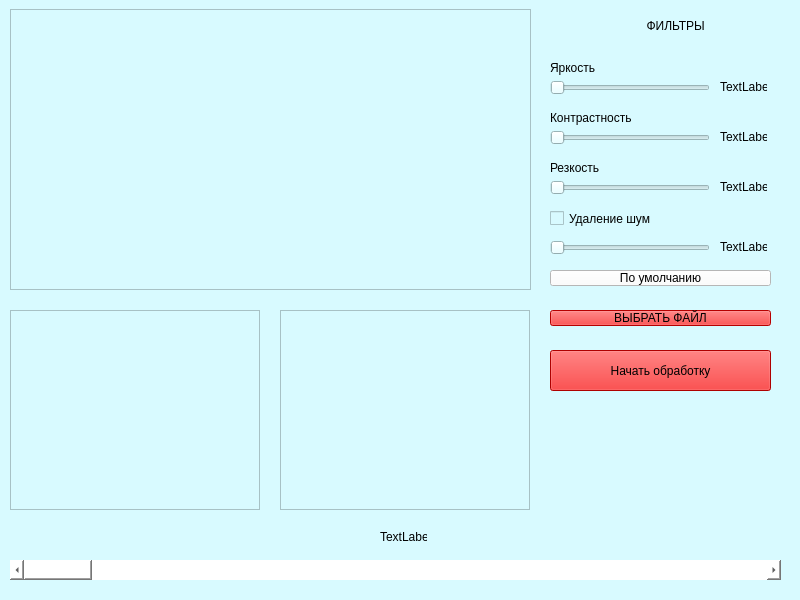
<?xml version="1.0" encoding="UTF-8"?>
<ui version="4.0">
 <class>Video_Processor</class>
 <widget class="QMainWindow" name="Video_Processor">
  <property name="geometry">
   <rect>
    <x>0</x>
    <y>0</y>
    <width>800</width>
    <height>600</height>
   </rect>
  </property>
  <property name="windowTitle">
   <string>MainWindow</string>
  </property>
  <property name="styleSheet">
   <string notr="true">background-color: rgb(114, 156, 153);
background-color: rgb(255, 255, 255);
background-color: rgb(228, 253, 255);
background-color: rgb(255, 255, 255);
background-color: rgb(216, 250, 255);</string>
  </property>
  <widget class="QWidget" name="centralwidget">
   <widget class="QFrame" name="frame">
    <property name="geometry">
     <rect>
      <x>10</x>
      <y>9</y>
      <width>521</width>
      <height>281</height>
     </rect>
    </property>
    <property name="frameShape">
     <enum>QFrame::StyledPanel</enum>
    </property>
    <property name="frameShadow">
     <enum>QFrame::Raised</enum>
    </property>
   </widget>
   <widget class="QFrame" name="mask">
    <property name="enabled">
     <bool>true</bool>
    </property>
    <property name="geometry">
     <rect>
      <x>10</x>
      <y>310</y>
      <width>250</width>
      <height>200</height>
     </rect>
    </property>
    <property name="frameShape">
     <enum>QFrame::StyledPanel</enum>
    </property>
    <property name="frameShadow">
     <enum>QFrame::Raised</enum>
    </property>
   </widget>
   <widget class="QScrollBar" name="video_scroll">
    <property name="geometry">
     <rect>
      <x>10</x>
      <y>560</y>
      <width>771</width>
      <height>20</height>
     </rect>
    </property>
    <property name="styleSheet">
     <string notr="true">background-color: rgb(255, 255, 255);</string>
    </property>
    <property name="orientation">
     <enum>Qt::Horizontal</enum>
    </property>
   </widget>
   <widget class="QSlider" name="brt_slide">
    <property name="geometry">
     <rect>
      <x>550</x>
      <y>80</y>
      <width>160</width>
      <height>16</height>
     </rect>
    </property>
    <property name="orientation">
     <enum>Qt::Horizontal</enum>
    </property>
   </widget>
   <widget class="QSlider" name="cntr_slide">
    <property name="geometry">
     <rect>
      <x>550</x>
      <y>130</y>
      <width>160</width>
      <height>16</height>
     </rect>
    </property>
    <property name="orientation">
     <enum>Qt::Horizontal</enum>
    </property>
   </widget>
   <widget class="QSlider" name="shrrp_slide">
    <property name="geometry">
     <rect>
      <x>550</x>
      <y>180</y>
      <width>160</width>
      <height>16</height>
     </rect>
    </property>
    <property name="orientation">
     <enum>Qt::Horizontal</enum>
    </property>
   </widget>
   <widget class="QFrame" name="graph">
    <property name="enabled">
     <bool>true</bool>
    </property>
    <property name="geometry">
     <rect>
      <x>280</x>
      <y>310</y>
      <width>250</width>
      <height>200</height>
     </rect>
    </property>
    <property name="styleSheet">
     <string notr="true">border-color: rgb(0, 0, 0);
border-color: rgb(255, 255, 127);
border-color: rgb(255, 255, 255);</string>
    </property>
    <property name="frameShape">
     <enum>QFrame::StyledPanel</enum>
    </property>
    <property name="frameShadow">
     <enum>QFrame::Raised</enum>
    </property>
   </widget>
   <widget class="QPushButton" name="start">
    <property name="geometry">
     <rect>
      <x>550</x>
      <y>350</y>
      <width>221</width>
      <height>41</height>
     </rect>
    </property>
    <property name="styleSheet">
     <string notr="true">background-color: rgb(255, 255, 255);
alternate-background-color: rgb(0, 255, 0);
background-color: rgb(244, 0, 0);</string>
    </property>
    <property name="text">
     <string>Начать обработку</string>
    </property>
   </widget>
   <widget class="QLabel" name="brightness">
    <property name="geometry">
     <rect>
      <x>720</x>
      <y>80</y>
      <width>47</width>
      <height>13</height>
     </rect>
    </property>
    <property name="text">
     <string>TextLabel</string>
    </property>
   </widget>
   <widget class="QLabel" name="contrast">
    <property name="geometry">
     <rect>
      <x>720</x>
      <y>130</y>
      <width>47</width>
      <height>13</height>
     </rect>
    </property>
    <property name="text">
     <string>TextLabel</string>
    </property>
   </widget>
   <widget class="QLabel" name="sharpness">
    <property name="geometry">
     <rect>
      <x>720</x>
      <y>180</y>
      <width>47</width>
      <height>13</height>
     </rect>
    </property>
    <property name="text">
     <string>TextLabel</string>
    </property>
   </widget>
   <widget class="QLabel" name="label_6">
    <property name="geometry">
     <rect>
      <x>550</x>
      <y>60</y>
      <width>101</width>
      <height>16</height>
     </rect>
    </property>
    <property name="text">
     <string>Яркость</string>
    </property>
   </widget>
   <widget class="QLabel" name="label_7">
    <property name="geometry">
     <rect>
      <x>550</x>
      <y>110</y>
      <width>101</width>
      <height>16</height>
     </rect>
    </property>
    <property name="text">
     <string>Контрастность</string>
    </property>
   </widget>
   <widget class="QLabel" name="label_8">
    <property name="geometry">
     <rect>
      <x>550</x>
      <y>160</y>
      <width>101</width>
      <height>16</height>
     </rect>
    </property>
    <property name="text">
     <string>Резкость</string>
    </property>
   </widget>
   <widget class="QCheckBox" name="noise_check">
    <property name="geometry">
     <rect>
      <x>550</x>
      <y>210</y>
      <width>101</width>
      <height>17</height>
     </rect>
    </property>
    <property name="text">
     <string>Удаление шума</string>
    </property>
   </widget>
   <widget class="QSlider" name="noise_slide">
    <property name="geometry">
     <rect>
      <x>550</x>
      <y>240</y>
      <width>160</width>
      <height>16</height>
     </rect>
    </property>
    <property name="styleSheet">
     <string notr="true">alternate-background-color: rgb(199, 199, 199);</string>
    </property>
    <property name="orientation">
     <enum>Qt::Horizontal</enum>
    </property>
   </widget>
   <widget class="QLabel" name="noise">
    <property name="geometry">
     <rect>
      <x>720</x>
      <y>240</y>
      <width>47</width>
      <height>13</height>
     </rect>
    </property>
    <property name="text">
     <string>TextLabel</string>
    </property>
   </widget>
   <widget class="QPushButton" name="default_btn">
    <property name="geometry">
     <rect>
      <x>550</x>
      <y>270</y>
      <width>221</width>
      <height>16</height>
     </rect>
    </property>
    <property name="styleSheet">
     <string notr="true">background-color: rgb(255, 255, 255);</string>
    </property>
    <property name="text">
     <string>По умолчанию</string>
    </property>
   </widget>
   <widget class="QPushButton" name="file">
    <property name="geometry">
     <rect>
      <x>550</x>
      <y>310</y>
      <width>221</width>
      <height>16</height>
     </rect>
    </property>
    <property name="styleSheet">
     <string notr="true">background-color: rgb(255, 255, 255);
alternate-background-color: rgb(0, 255, 0);
background-color: rgb(255, 0, 0);</string>
    </property>
    <property name="text">
     <string>ВЫБРАТЬ ФАЙЛ</string>
    </property>
   </widget>
   <widget class="QLabel" name="label_4">
    <property name="geometry">
     <rect>
      <x>550</x>
      <y>10</y>
      <width>221</width>
      <height>31</height>
     </rect>
    </property>
    <property name="text">
     <string>                             ФИЛЬТРЫ</string>
    </property>
   </widget>
   <widget class="QLabel" name="video_time">
    <property name="geometry">
     <rect>
      <x>380</x>
      <y>530</y>
      <width>47</width>
      <height>13</height>
     </rect>
    </property>
    <property name="text">
     <string>TextLabel</string>
    </property>
   </widget>
  </widget>
 </widget>
 <resources/>
 <connections/>
</ui>
